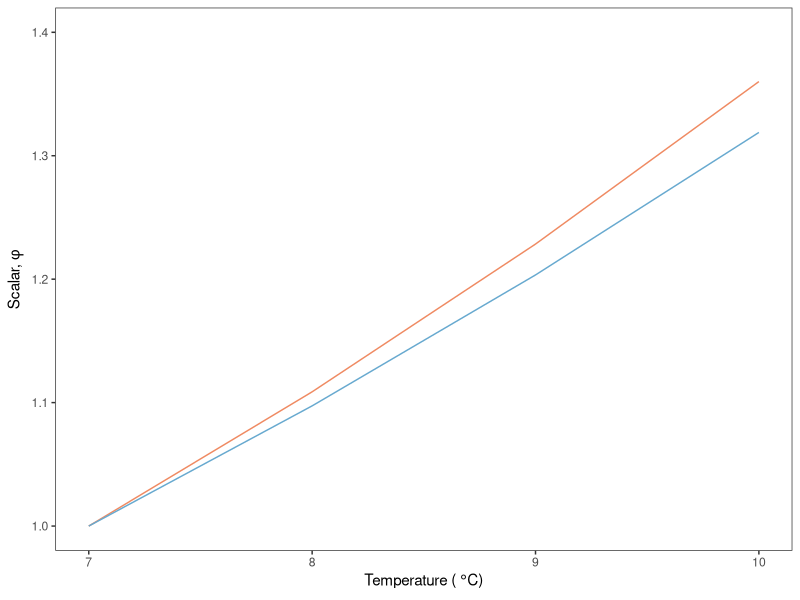
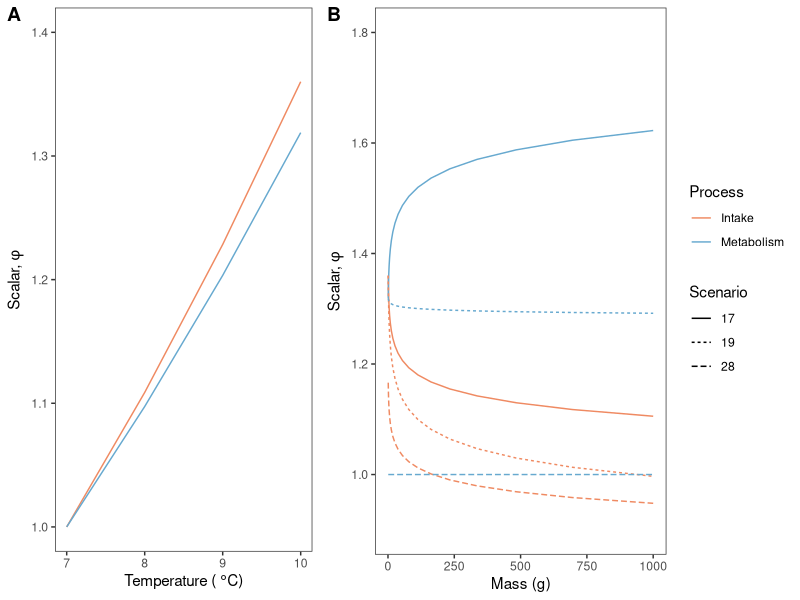
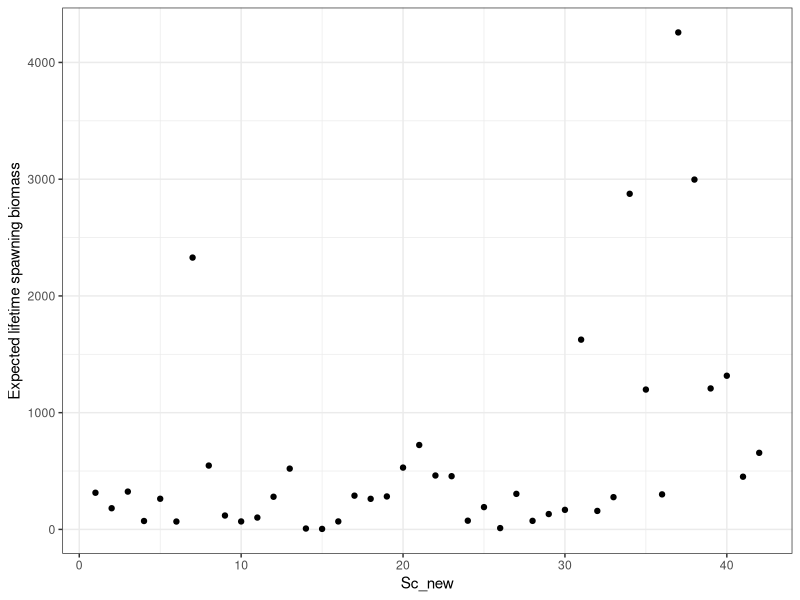
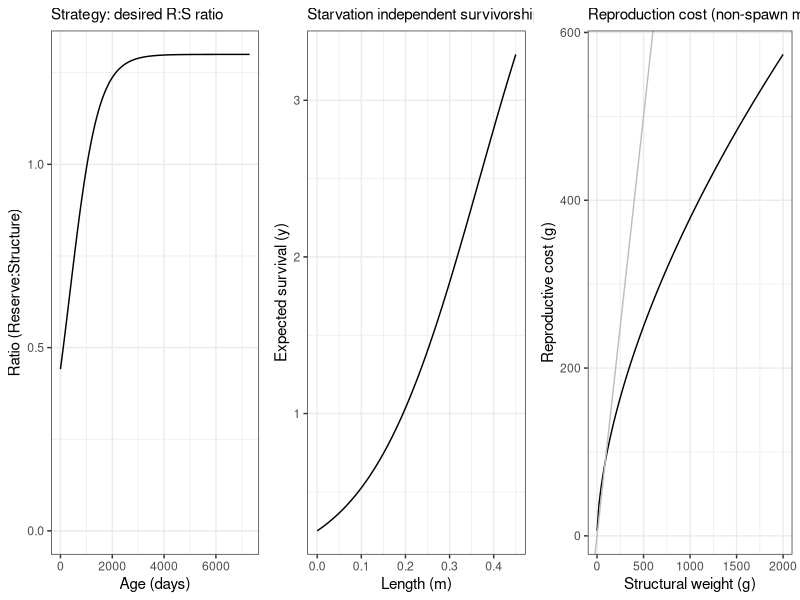
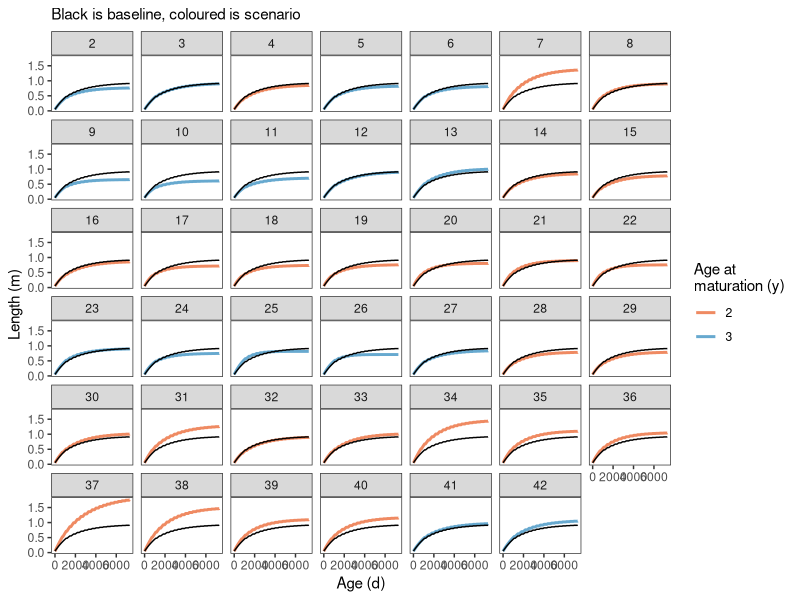
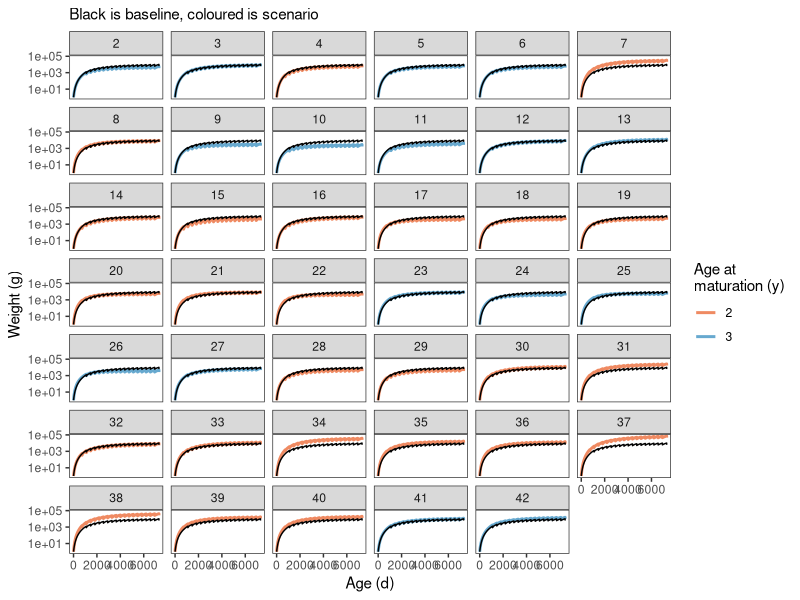
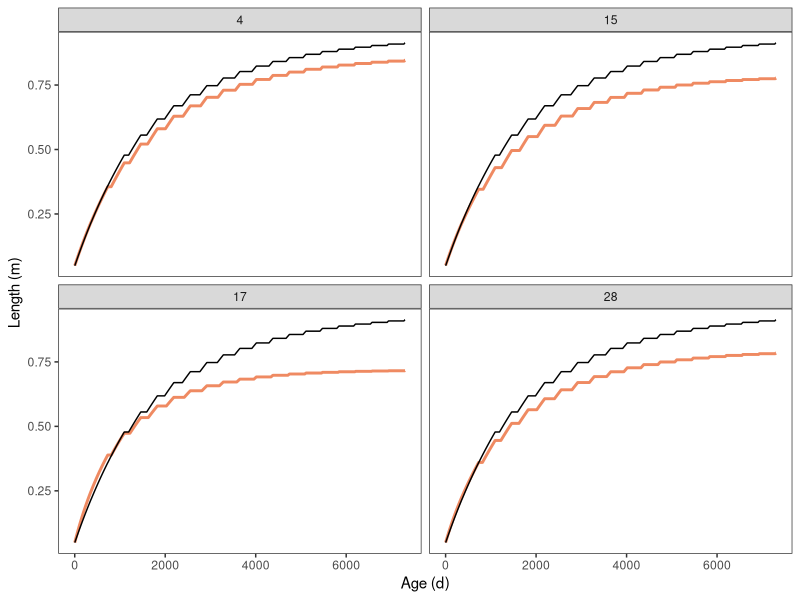
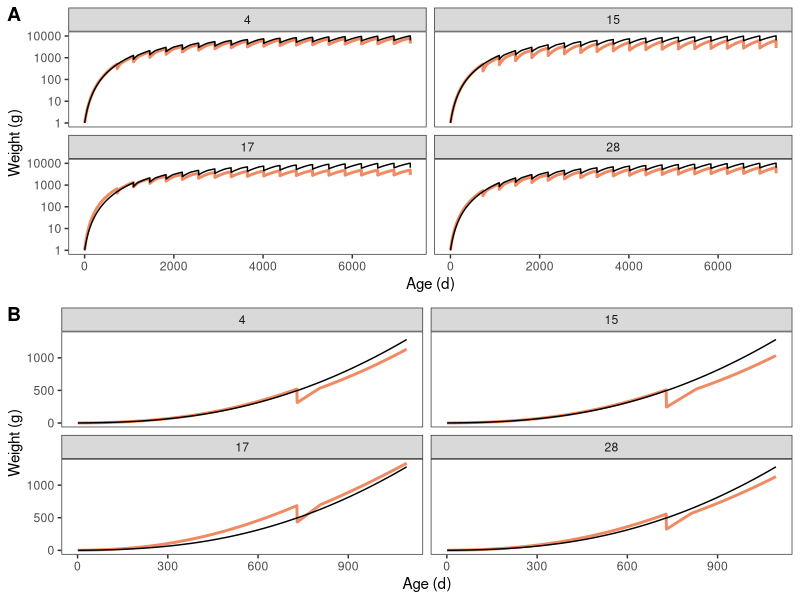

Write R code to recreate these figures, in order.
## ---- chunk 1
rm(list = ls()) # clear memory

library(tidyverse)
library(tibble)
library(ggplot2)
library(cowplot)
library(tidyr)
## ---- chunk 2
# Reserve:Structure ratio 
RSRatio <- function(age) {
  tmp <- rs1*(age-a_bar)
  tmp <- max(tmp, -20) # bound below
  tmp <- min(tmp,  20) # bound above

  return(rs_min + (rs_max - rs_min)*exp(tmp) / (1.0 + exp(tmp)))
} 

# Predator length [m]
predatorLength <- function(S) {
  return((S/l_const)^(1/3.0)) # assumes invariant growth
} 

# Mortality rate [d-1]
mortProb <- function(l) {
  m_rate <- m_min + (m_max-m_min)*exp(-m1*l) # instantaneous mortality rate
  return(1.0 - exp(-m_rate)) # probability die per day
} 

# intake rate [d d-1] 
# Egle - extended to include temperature
grossIntake <- function(S) {
  Eiscalar <- exp((-Ei/k)*(1/Temp-1/Tref))
  
  return((g0*S^g1)*Eiscalar*S^(ci*(Temp-Tref)))
}

# DEB maintenance version [g d-1 g-1]
# Egle - extended to include temperature
maintenance <- function(S, R) {
  Emscalar <- exp((-Em/k)*(1/Temp-1/Tref))
  
  # return((ms*S + mr*w*R)*Emscalar*(S+R)^(cm*(Temp-Tref)))
  return((ms*S + mr*R)*Emscalar*(S+R)^(cm*(Temp-Tref)))
}

# Energetic reproductive cost
reproCost <- function(S) {
  return(ra*S^rb)
}

# scaling factor
phi <- function(Temp, Tref, m, x) {
  if (x == "I") { # Intake
    Eiscalar <- exp((-Ei/k)*(1/Temp-1/Tref))
    Val      <- Eiscalar * m^(ci*(Temp - Tref))
  } else { # Maintenance
    Emscalar <- exp((-Em/k)*(1/Temp-1/Tref))
    Val      <- Emscalar * m^(cm*(Temp - Tref))
  }
  
  return(Val)
}
## ---- chunk 3
# Model parameters for the baseline zero fishing scenario 
max_age_years <- 20      # years of simulation
max_age_days  <- 365*max_age_years # (d)

rs_max  <- 1.3           # maximum RS ratio
rs_min  <- 0.0           # minimum RS ratio

# length-weight conversion: 
l_const <- 1250/(0.60^3) # (g m-1) num = weight (g), denom = length (m)
# length-weight conversion uses weight of S only and assumes that 
# 1250g of S weight (ca 3000g of total) corresponds to 60cm long fish

g0      <- 0.1           # intake rate constant: intake when structural weight
                         #   is 1 g (g d-1), includes assimilation efficiency 
g1      <- 0.6667        # power to uptake rate with S weight

ms      <- 0.003         # maintenance cost of structural mass (g d-1 g-1)
mr      <- 0.0003        # maintenance cost of reversible mass (g d-1 g-1)  

s_eff   <- 0.3333        # conv. efficiency of assimilated intake to structure
r_eff   <- 0.9           # conv. efficiency of assimilated intake to reversible

# Reproductive cost function 
ra      <- 6             # reprod cost for 1 g of struct weight: (g g-1)
rb      <- 0.6           # reprod cost power w.r.t. structural weight

# Mortality parameters 
#m_min   <- 0.2/365      # background mortality rate (d-1) 

# m1                    # steepness of the length-dependent mortality rate
m_max   <- 4/365        # max length-dependent mortality rate (d-1)

s1      <- 7.0          # steepness of the condition related mortality rate
s_max   <- 4/365        # maximum condition related rate (d-1) [when R = 0]

 #Fishing mortality parameters 
# Egle - F changed to 0
Fm   <- 0               # Instantaneous fishing mortality (day-1)
Fmid <- 0.3             # length (in meters) of the 50% fishing selectivity
Fk   <- 20              # steepness of the logistic fishing function 

# Egle - temperature parameters added 

# These are important - we are looking at growth changes after 3C of warming
Temp <- 283              # ambient temperature, in Kelvin
Tref <- 280              # reference temperature, in Kelvin
k    <- 0.00008617332    # Boltzman constant 
## ---- chunk 4
#different scenarios with already optimised parameters (in excel)  
scen_par <- read.csv(file="Scenarios3.csv", header=TRUE, sep=",",
  dec=".") 
nscen <- length(scen_par$Sc)

scen_used <- read.csv(file="FinalScenarioNos.csv", header=FALSE, fileEncoding="UTF-8-BOM", sep=",",
  dec=".") 
names(scen_used) <- "Sc_int"
# number of scenarios
scen_used <- scen_used %>%
  mutate(Sc = paste("Sc", as.character(Sc_int), sep = ""))
nscen_used <- length(scen_used$Sc)
scen_used$Sc_new <- 1:nrow(scen_used)

# create global scenario variables extracted from scenario 
Em <- 0.0
Ei <- 0.0
cm <- 0.0
ci <- 0.0
m1 <- 0.0
m_min <- 0.0
# create global optimal LH-variables extracted from scenario 
rs1   <- 0.0
a_bar <- 0.0
w     <- 0.0

GetScenario <- function(Sc) {
  rw <- which(scen_par$Sc == Sc)
  
  Em <<- scen_par$Em[rw[1]]
  Ei <<- scen_par$Ei[rw[1]]
  cm <<- scen_par$cm[rw[1]]
  ci <<- scen_par$ci[rw[1]]
  m1 <<- scen_par$m1[rw[1]]
  m_min <<- scen_par$m_min[rw[1]]
  
  rs1   <<- scen_par$rs1[rw[1]]
  a_bar <<- scen_par$a_bar[rw[1]]
  w     <<- scen_par$w[rw[1]]

  return(length(rw) == 0) # found a valid scenario
}

GetScenario_new <- function(Sc_new) {
  rw <- which(scen_par$Sc == scen_used$Sc[Sc_new])
  
  Em <<- scen_par$Em[rw[1]]
  Ei <<- scen_par$Ei[rw[1]]
  cm <<- scen_par$cm[rw[1]]
  ci <<- scen_par$ci[rw[1]]
  m1 <<- scen_par$m1[rw[1]]
  m_min <<- scen_par$m_min[rw[1]]
  
  rs1   <<- scen_par$rs1[rw[1]]
  a_bar <<- scen_par$a_bar[rw[1]]
  w     <<- scen_par$w[rw[1]]

  return(length(rw) == 0) # found a valid scenario
}
## ---- chunk 5
# This code turns off selection and uses the base-line allocation strategy 
#   for all scenarios

# do_not_optimise_new <- c(4,15,17,28)
# do_not_optimise_old <- scen_used$Sc_int[do_not_optimise_new]

## if you want to run scnenarios without life-history optimisation, uncomment lines below
# do_not_optimise_old <- 2:nrow(scen_par)
# scen_par$rs1[do_not_optimise_old] <- scen_par$rs1[1]
# scen_par$a_bar[do_not_optimise_old] <- scen_par$a_bar[1]
# scen_par$w[do_not_optimise_old] <- scen_par$w[1]
## ---- chunk 6
GetScenario_new(17)

TC     <- 7:10
Temp_v <- TC + 273

# Egle - extended to include temperature
Eiscalar_v <- exp((-Ei/k)*(1/Temp_v-1/Tref))
Emscalar_v <- exp((-Em/k)*(1/Temp_v-1/Tref))

df_temperature <- tibble(
  Temperature = TC,
	Intake      = Eiscalar_v,
	Metabolism  = Emscalar_v
) %>%
gather(key = "Process", value = "Scalar", 2:3)

p1 <- ggplot(df_temperature) +
	geom_line(aes(x = Temperature, y = Scalar, color = Process)) +
  scale_color_manual(values = c("#ef8a62","#67a9cf")) +
  ylim(1,1.4) +
  labs(
    x = expression("Temperature ("*~degree*C*")"),
    y = expression("Scalar, "*phi)) +
  theme_bw() +
  theme(
    panel.grid = element_blank(),
    legend.position = "none")
p1
## ---- chunk 7
mass_min <- 1    # minimum mass to plot (g)
mass_max <- 1000 # maximum mass to plot (g)
mass_n   <- 20   # masses to plot

m <- mass_min*((mass_max/mass_min)^((1:mass_n - 1)/(mass_n-1)))

scenarios <- c(17, 19, 28) # original scenario

v_scen <- NULL
v_type <- NULL
v_mass <- NULL
v_phi  <- NULL

for (i in scenarios) {
  GetScenario_new(i)
  
  v_scen <- c(v_scen, rep(i, mass_n))
  v_type <- c(v_type, rep("Intake", mass_n))
  v_mass <- c(v_mass, m)
  v_phi  <- c(v_phi, phi(Temp, Tref, m, "I"))
  
  v_scen <- c(v_scen, rep(i, mass_n))
  v_type <- c(v_type, rep("Metabolism", mass_n))
  v_mass <- c(v_mass, m)
  v_phi  <- c(v_phi, phi(Temp, Tref, m, "M"))
}

df_phi <- tibble(
    Sc = v_scen, type = v_type, mass = v_mass, phi = v_phi
  ) %>% mutate(
    grp = paste(Sc, type, sep = "_")
  )
## ---- chunk 8
p2 <- ggplot(df_phi) +
  scale_color_manual(values = c("#ef8a62","#67a9cf")) +
  geom_line(aes(x = mass, y = phi, color = type, 
    linetype = factor(Sc), group = grp)) +
  labs(
    x = "Mass (g)", y = expression("Scalar, "*phi), 
    color = "Process", linetype = "Scenario") +
  ylim(0.9,1.8) +
  theme_bw() +
  theme(panel.grid = element_blank())
## ---- chunk 9
plot_grid(p1, p2, labels = c("A", "B"), rel_widths = c(1,1.5))
## ---- chunk 10
# useful age-dependent values
Res               <- array(data=0,c(max_age_years,365, nscen_used))
Str               <- array(data=0,c(max_age_years,365, nscen_used))
dayIntake         <- array(data=0,c(max_age_years,365, nscen_used))
dayMaintenance    <- array(data=0,c(max_age_years,365, nscen_used))
dayNetIntake      <- array(data=0,c(max_age_years,365, nscen_used))
dayLambda         <- array(data=0,c(max_age_years,365, nscen_used))
dayPredatorLength <- array(data=0,c(max_age_years,365, nscen_used))
daySurvival       <- array(data=0,c(max_age_years,365, nscen_used))
yearSpawn         <- array(data=0,c(max_age_years, nscen_used))
yearRepCost       <- array(data=0,c(max_age_years, nscen_used))
yearFitness       <- array(data=0,c(max_age_years, nscen_used))
natmortality      <- array(data=0,c(max_age_years,365, nscen_used))
fishmortality     <- array(data=0,c(max_age_years,365, nscen_used))
dayGrowth         <- array(data=0,c(max_age_years,365, nscen_used))
relGrowth         <- array(data=0,c(max_age_years,365, nscen_used))
strGrowth         <- array(data=0,c(max_age_years,365, nscen_used))

for (aa in 1: nscen_used) { # aa is the scenario number
  a1 <- which(scen_par$Sc == scen_used$Sc[aa])[1]
  # extract scenario patrameters and optimal LH
  Em <- scen_par$Em[a1]
  Ei <- scen_par$Ei[a1] 
  cm <- scen_par$cm[a1]
  ci <- scen_par$ci[a1] 
  m1 <- scen_par$m1[a1]
  m_min <- scen_par$m_min[a1]
  
  Eiscalar <- exp((-Ei/k)*(1/Temp-1/Tref))
  Emscalar <- exp((-Em/k)*(1/Temp-1/Tref))
  
  rs1   <- scen_par$rs1[a1]  
  a_bar <- scen_par$a_bar[a1]
  w     <- scen_par$w[a1]
  
  # set initial weight
  S0 <- 1             # initial weight 
  R0 <- S0*RSRatio(0) # enforce correct initial reserve-structural ratio
  S0 <- 1/(1+RSRatio(0))
  R0 <- RSRatio(0) *S0

	# set day 1 year 1 mass
  Res[1,1,aa] <- R0
  Str[1,1,aa] <- S0

  daySurvival[1,1,aa] <- 1.0 # initially all individuals are alive  

  # perform the simulation
  for (yr in 1:max_age_years) { # for each year
     for (day in 1:364) { # for each day
      Rstart <- Res[yr,day,aa] # starting mass (reserve)
      Sstart <- Str[yr,day,aa] # starting mass (structure)
    
      # calc length using str
      dayPredatorLength[yr,day,aa] <- (Sstart/l_const)^(1/3.0) 
      fish_mort <- Fm / (1+exp(-Fk*(dayPredatorLength[yr,day,aa]-Fmid)))
      mort_rate <- m_min + 
      	(m_max-m_min)*exp(-m1*dayPredatorLength[yr,day,aa]) + # predation
        s_max*exp(-s1*Rstart/Sstart)   +                      # starve
        fish_mort                                             # fishing
      
      fishmortality[yr,day+1,aa] <- fish_mort   
      mort_prob <- 1.0 - exp(-mort_rate) # probability die this day
      # prob alive
      daySurvival[yr,day+1,aa] <- (1-mort_prob)*daySurvival[yr,day,aa] 
      natmortality[yr,day+1,aa] <- m_min + 
      	(m_max-m_min)*exp(-m1*dayPredatorLength[yr,day,aa]) + # predation
        s_max*exp(-s1*Rstart/Sstart)                          # starve

      # temperature-dependent intake
      intake <- g0*Sstart^g1 * 
      	Eiscalar * Sstart^(ci*(Temp-Tref))
    
      respiration <- (ms*Sstart + mr*Rstart) * 
      	Emscalar * (Sstart + Rstart)^(cm*(Temp-Tref)) # (g d-1)
      net_intake  <- intake - respiration             # (g d-1)

      dayIntake[yr, day,aa]      <- intake
      dayMaintenance[yr, day,aa] <- respiration
      dayNetIntake[yr, day,aa]   <- net_intake
      age                        <- 365*(yr-1) + day # age of animal (days)
      
      # add bounds to prevent numerical issues when calculating lambda
      tmp <- rs1*(age-a_bar)
      tmp <- max(tmp, -20) # bound below
      tmp <- min(tmp,  20) # bound above
      dayLambda[yr, day,aa] <- rs_min + (rs_max - rs_min)*exp(tmp) /
        (1.0 + exp(tmp)) # RS ratio = strategy
    
      if (net_intake >= 0) {
        dR <- r_eff*net_intake # maximum R allocation
        dS <- s_eff*net_intake # maximum S allocation
        # use Lambdamax instead of dayLambda and set w=1  
        if (dayLambda[yr, day,aa]*Sstart > Rstart) { # need to bump up reserves
          r_take <- min(dayLambda[yr, day,aa]*Sstart - Rstart, dR) 
          Rstart <- Rstart + r_take
          net_intake <- net_intake - r_take/r_eff
        } else { # need to bump up structure
          s_take <- min(Rstart/dayLambda[yr, day,aa] - Sstart, dS) 
          Sstart <- Sstart + s_take
          net_intake <- net_intake - s_take/s_eff
        }
        
        # partition remaining mass to keep desired ratio
        Res[yr,day+1,aa] <- Rstart + dayLambda[yr, day,aa] * r_eff * s_eff *
        	net_intake / (r_eff + dayLambda[yr, day,aa]*s_eff) 
        Str[yr,day+1,aa] <- Sstart + r_eff*s_eff*net_intake / 
        	(r_eff +     dayLambda[yr, day,aa]*s_eff)       
      } else {
      	# what should be taken from R given the conversion inefficiencies 
        dR <- (1/r_eff)*net_intake 
        newR <- (Rstart + dR)
        if (newR < 0) {
          newR <- 0
        }
     
        Res[yr,day+1,aa] <- newR
        Str[yr,day+1,aa] <- Sstart
      }  

      # percentage change in weight over the day
      Growth <- (Res[yr,day+1,aa]+Str[yr,day+1,aa]) -
      	(Res[yr,day,aa]+Str[yr,day,aa]) 
      percGrowth           <- (Growth/(Res[yr,day,aa]+Str[yr,day,aa])) * 100
      sGrowth              <- Growth/Str[yr,day,aa] * 100
      dayGrowth[yr,day,aa] <-  Growth
      relGrowth[yr,day,aa] <- percGrowth
      strGrowth[yr,day,aa] <- sGrowth
    }

    dayPredatorLength[yr,365,aa] <- dayPredatorLength[yr,364,aa]
    dayGrowth[yr,365,aa]         <- dayGrowth[yr,364,aa]
    relGrowth[yr,365,aa]         <- relGrowth[yr,364,aa]
    strGrowth[yr,365,aa]         <- strGrowth[yr,364,aa]

    # perform spawning
    repro_cost <- ra*Str[yr,365,aa]^rb # fixed cost of reproduction
    # spawning mass after cost
    spawn_mass <- max(0, w*Res[yr,365,aa] - repro_cost) 
  
    if (spawn_mass > 0) { # enough to spawn?
      Res[yr,365,aa]     <- Res[yr,365,aa] - spawn_mass - repro_cost
      yearSpawn[yr,aa]   <- spawn_mass
      yearRepCost[yr,aa] <- repro_cost
      yearFitness[yr,aa] <- spawn_mass*daySurvival[yr,365,aa]
    } 
  
    if (yr < max_age_years) {
      Str[yr+1,1,aa]         <- Str[yr,365,aa]
      Res[yr+1,1,aa]         <- Res[yr,365,aa]
      daySurvival[yr+1,1,aa] <- daySurvival[yr,365,aa]
      natmortality[yr+1,1,aa]  <- natmortality[yr,365,aa]
      fishmortality[yr+1,1,aa]  <- fishmortality[yr,365,aa]
    }
  }
}
## ---- chunk 11
## Fitnesses of all scenarios
v_LifetimeFitness <- apply(yearFitness, 2, sum) # expected life-time fitness
df_LifetimeFitness <- tibble(
	Sc = scen_used$Sc,
	LifetimeFitness = v_LifetimeFitness
) %>%
left_join(scen_used, by = "Sc")

ggplot(df_LifetimeFitness) +
	geom_point(aes(x = Sc_new, y = LifetimeFitness)) +
	theme_bw() +
	labs(y = "Expected lifetime spawning biomass") +
	theme()
## ---- chunk 12
param_value <- NULL
param_type  <- NULL
age         <- NULL
scenario    <- NULL
baseline    <- NULL

#if plotting for first 8 years uncomment this
#max_age_years <- 8

# calculate year of maturation
maturation_age <- rep(1, nscen_used)
for (i in 1:nscen_used) {
  for (j in 1:max_age_years) {
   	if (yearSpawn[j,i] == 0) {
   	  maturation_age[i] <- maturation_age[i] + 1
   	}
  }
}

# create some useful summary statistics
scen_par <- scen_par %>%
	mutate(
		Em_gt_Ei = Em > Ei,
		cm_gt_ci = cm > ci
	)

df_scenario <- tibble(
  scenario = scen_used$Sc_int,
	maturation_age = maturation_age
)
df_scenario$Em_gt_Ei <- scen_par$Em_gt_Ei[scen_used$Sc_int]
df_scenario$cm_gt_ci <- scen_par$cm_gt_ci[scen_used$Sc_int]
df_scenario$m1 <- scen_par$m1[scen_used$Sc_int]
df_scenario$m1 <- factor(df_scenario$m1)

# create a large age-length relation for each scenario
for (aa in 1: nscen_used) { # for each scenario
  for (yr in 1:max_age_years) { # for each year
    param_value <- c(param_value, dayPredatorLength[yr, ,aa]) # save reserves
    age         <- c(age, 1:365 + 365*(yr-1))            # add next year
    param_type  <- c(param_type, rep("Reversible", 365)) # add parameter
    scenario    <- c(scenario, rep(scen_used$Sc_int[aa],365))              # add scenario
  }
}

# place values into a data frame
df_length <- tibble(
	age = age, 
	type = param_type, 
	value = param_value, 
	scenario = scenario
) %>%
left_join(df_scenario, by = "scenario")

df_length$maturation_age <- factor(df_length$maturation_age)

# create a reference data set and scenario data set
df_baseline <- filter(df_length, scenario == "1") %>%
	dplyr::select(-scenario)
df_other    <- filter(df_length, scenario != "1")
names(df_other)[4] <- "Sc_int"
df_other <- left_join(df_other, scen_used, by = "Sc_int")

rm(df_length) # don't need this now
## ---- chunk 13
# bounds for plotting
l_min   <- 0.0           # minimum length for plotting (m)
l_max   <- 0.45          # maximum length for plotting (m)
w_min   <- 1             # minimum mortality rate for plotting (d-1)
w_max   <- 2000          # maximum mortality rate for plotting (d-1)
  
# prepare data frame to display RS ratio
res <- GetScenario_new(1)

vec_age <- seq(from = 0, to = max_age_days, by = 1)
df_RS   <- tibble(
	Age = vec_age, 
	RSratio = sapply(vec_age, FUN = RSRatio)
)

p1 <- ggplot(df_RS, aes(x = Age, y = RSratio)) + 
	geom_line() + 
  ylim(0,rs_max) + 
	labs(
	  x = "Age (days)", 
	  y = "Ratio (Reserve:Structure)", 
    subtitle = "Strategy: desired R:S ratio"
	) +
  theme_bw()
## ---- chunk 14
# prepare data frame to display survival curve
vec_length <- seq(from = l_min, to = l_max, length.out = 101)
df_Length <- tibble(
	Length = vec_length, 
	Prob = mortProb(vec_length)
)
df_Length <- mutate(df_Length, Survive_Y = 1.0/(Prob*365.0))


p2 <- ggplot(df_Length, aes(x = Length, y = Survive_Y)) + 
	geom_line() + 
	labs(
	  x = "Length (m)", 
	  y = "Expected survival (y)", 
    subtitle = "Starvation independent survivorship"
	) +
	theme_bw()
## ---- chunk 15
# prepare data frame to display reproductive costs
vec_weight <- seq(from = w_min, to = w_max, length.out = 101)
df_weight <- tibble(
	Weight = vec_weight, 
	Cost = reproCost(vec_weight)
)

p3 <- ggplot(df_weight, aes(x = Weight, y = Cost)) + 
	geom_line() + 
  geom_abline(intercept = 0, slope = 1, color = "grey") +
	labs(
	  x = "Structural weight (g)", 
	  y = "Reproductive cost (g)", 
    subtitle = "Reproduction cost (non-spawn mass)"
	) +
	theme_bw()
## ---- chunk 16
plot_grid(p1, p2, p3, ncol = 3)
## ---- chunk 17
param_value <- NULL
param_type  <- NULL
age         <- NULL
scenario    <- NULL
baseline    <- NULL

# create a large age-length relation for each scenario
for (aa in 1: nscen_used) { # for each scenario
  for (yr in 1:max_age_years) { # for each year
    param_value <- c(param_value, Str[yr, ,aa] + Res[yr, , aa]) # save reserves
    age         <- c(age, 1:365 + 365*(yr-1))            # add next year
    param_type  <- c(param_type, rep("Mass", 365)) # add parameter
    scenario    <- c(scenario, rep(scen_used$Sc_int[aa],365))              # add scenario
  }
}

# place values into a data frame
df_mass <- tibble(
	age = age, 
	type = param_type, 
	value = param_value, 
	scenario = scenario
) %>%
left_join(df_scenario, by = "scenario")

df_mass$maturation_age <- factor(df_mass$maturation_age)

# create a reference data set and scenario data set
df_baseline_mass <- filter(df_mass, scenario == "1") %>%
	dplyr::select(-scenario)
df_other_mass    <- filter(df_mass, scenario != "1")
names(df_other_mass)[4] <- "Sc_int"
df_other_mass <- left_join(df_other_mass, scen_used, by = "Sc_int")
rm(df_mass) # don't need this now
## ---- chunk 18
# colour by age at maturation
ggplot() + 
  scale_color_manual(values = c("#ef8a62","#67a9cf")) +
  geom_line(data = df_other, 
  	aes(x = age, y = value, color = maturation_age), size = 1) +
  geom_line(data = df_baseline, 
  	aes(x = age, y = value), color = "black", size = 0.5) + 
  labs(
  	x ="Age (d)",
	  y = "Length (m)",
  	color = "Age at\nmaturation (y)",
  	subtitle = "Black is baseline, coloured is scenario"
  ) + 
	# scale_y_log10() +
  facet_wrap( ~ Sc_new) +   
  theme_bw() + 
  theme(
    panel.grid.major = element_blank(), 
    panel.grid.minor = element_blank()
  )
## ---- chunk 19
# colour by age at maturation
ggplot() + 
  scale_color_manual(values = c("#ef8a62","#67a9cf")) +
  geom_line(data = df_other_mass, 
  	aes(x = age, y = value, color = maturation_age), size = 1) +
  geom_line(data = df_baseline_mass, 
  	aes(x = age, y = value), color = "black", size = 0.5) + 
  labs(
  	x ="Age (d)",
	  y = "Weight (g)",
  	color = "Age at\nmaturation (y)",
  	subtitle = "Black is baseline, coloured is scenario"
  ) + 
	scale_y_log10() +
  facet_wrap( ~ Sc_new, ncol = 6) +   
  theme_bw() + 
  theme(
    panel.grid.major = element_blank(), 
    panel.grid.minor = element_blank()
  )
## ---- chunk 20
# colour by age at maturation
ggplot() + 
  scale_color_manual(values = c("#ef8a62","#67a9cf")) +
  geom_line(data = filter(df_other, Sc_new %in% c(4,15,17,28)),
  	aes(x = age, y = value, color = maturation_age), size = 1) +
  geom_line(data = df_baseline, 
  	aes(x = age, y = value), color = "black", size = 0.5) + 
  labs(
  	x ="Age (d)",
	  y = "Length (m)",
  	color = "Age at\nmaturation (y)"
  ) + 
	# scale_y_log10() +
  facet_wrap( ~ Sc_new) +   
  theme_bw() + 
  theme(
    panel.grid.major = element_blank(), 
    panel.grid.minor = element_blank(),
    legend.position = "none"
  )
## ---- chunk 21
# colour by age at maturation
p1 <- ggplot() + 
  scale_color_manual(values = c("#ef8a62","#67a9cf")) +
  geom_line(data = filter(df_other_mass, Sc_new %in% c(4,15,17,28)),
  	aes(x = age, y = value, color = maturation_age), size = 1) +
  geom_line(data = df_baseline_mass, 
  	aes(x = age, y = value), color = "black", size = 0.5) + 
  labs(
  	x ="Age (d)",
	  y = "Weight (g)",
  	color = "Age at\nmaturation (y)"
  ) + 
	scale_y_log10() +
  facet_wrap( ~ Sc_new) +   
  theme_bw() + 
  theme(
    panel.grid.major = element_blank(), 
    panel.grid.minor = element_blank(),
    legend.position = "none"
  )

# colour by age at maturation
p2 <- ggplot() + 
  scale_color_manual(values = c("#ef8a62","#67a9cf")) +
  geom_line(data = filter(df_other_mass, Sc_new %in% c(4,15,17,28), age < 3*365),
  	aes(x = age, y = value, color = maturation_age), size = 1) +
  geom_line(data = filter(df_baseline_mass, age < 3*365),
  	aes(x = age, y = value), color = "black", size = 0.5) + 
  labs(
  	x ="Age (d)",
	  y = "Weight (g)",
  	color = "Age at\nmaturation (y)"
  ) + 
  facet_wrap( ~ Sc_new) +   
  theme_bw() + 
  theme(
    panel.grid.major = element_blank(), 
    panel.grid.minor = element_blank(),
    legend.position = "none"
  )

plot_grid(p1, p2, labels = c("A", "B"), ncol = 1)
## ---- chunk 22
# colour by age at maturation
ggplot() + 
  geom_line(data = df_other_mass, 
  	aes(x = age, y = value, color = maturation_age), size = 1) +
  geom_line(data = df_baseline_mass, 
  	aes(x = age, y = value), color = "black", size = 0.5) + 
  labs(
  	x ="Age (d)",
	  y = "Mass (g)",
  	color = "Age at\nmaturation (y)",
  	subtitle = "Black is baseline, coloured is scenario"
  ) + 
	# scale_y_log10() +
  facet_wrap( ~ Sc_new) +   
  theme_bw() + 
  theme(
    panel.grid.major = element_blank(), 
    panel.grid.minor = element_blank()
  )
## ---- chunk 23
# colour by Em > Ei
ggplot() + 
  geom_line(data = df_other, 
  	aes(x = age, y = value, color = Em_gt_Ei), size = 1) +
  geom_line(data = df_baseline, 
  	aes(x = age, y = value), color = "black", size = 0.5) + 
  labs(
  	x ="Age (d)",
	  y = "Length (m)",
  	color = "Em > Ei",
  	subtitle = "Black is baseline, coloured is scenario"
  ) + 
  facet_wrap( ~ Sc_new) +   
	# scale_y_log10() +
  theme_bw() + 
  theme(
    panel.grid.major = element_blank(), 
    panel.grid.minor = element_blank()
  )
## ---- chunk 24
# colour by cm > ci
ggplot() + 
  geom_line(data = df_other, 
  	aes(x = age, y = value, color = cm_gt_ci), size = 1) +
  geom_line(data = df_baseline, 
  	aes(x = age, y = value), color = "black", size = 0.5) + 
	# scale_y_log10() +
  labs(
  	x ="Age (d)",
	  y = "Length (m)",
  	color = "cm > ci",
  	subtitle = "Black is baseline, coloured is scenario"
  ) + 
  facet_wrap( ~ Sc_new) +   
  theme_bw() + 
  theme(
    panel.grid.major = element_blank(), 
    panel.grid.minor = element_blank()
  )
## ---- chunk 25
# colour by m1
ggplot() + 
  geom_line(data = df_other, 
  	aes(x = age, y = value, color = m1), size = 1) +
  geom_line(data = df_baseline, 
  	aes(x = age, y = value), color = "black", size = 0.5) + 
  labs(
  	x ="Age (d)",
	  y = "Length (m)",
  	color = "m1",
  	subtitle = "Black is baseline, coloured is scenario"
  ) + 
	# scale_y_log10() +
  facet_wrap( ~ Sc_new) +   
  theme_bw() + 
  theme(
    panel.grid.major = element_blank(), 
    panel.grid.minor = element_blank()
  )
## ---- chunk 26
# 1 - juvenile growth - as length and Wgt after 1 and 2 years
Length_1y <- dayPredatorLength[1,364,]*100
Length_2y <- dayPredatorLength[2,364,]*100

Wgt_1y <- Str[1,364,] + Res[1,364,]
Wgt_2y <- Str[2,364,] + Res[2,364,]

# 2 - maturation age in years
matur_age <- rep(NA, times = nscen_used)
for (i in 1:nscen_used) {
  matur_age[i] <- min(which(yearSpawn[ ,i] > 0))
}

# 3 - maturation length 
matur_length <- rep(NA, times = nscen_used)
for (i in 1:nscen_used) {
  matur_length[i] <- dayPredatorLength[matur_age[i],364,i]*100
}

# 4 - adults size - Length and weight at 8, 10, 15y 
Length_5y  <- dayPredatorLength[5,364,  ]*100
Length_8y  <- dayPredatorLength[8,364,  ]*100
Length_10y <- dayPredatorLength[10,364, ]*100
Length_15y <- dayPredatorLength[15,364, ]*100
Length_20y <- dayPredatorLength[20,364, ]*100

Wgt_5y  <- Str[5,364,  ] + Res[5, 364, ]
Wgt_8y  <- Str[8,364,  ] + Res[8, 364, ]
Wgt_10y <- Str[10,364, ] + Res[10,364, ]
Wgt_15y <- Str[15,364, ] + Res[15,364, ]
Wgt_20y <- Str[20,364, ] + Res[20,364, ]

# 5 - reproductive output at first reproduction and in year 3
first_spawn <- rep(NA, times = nscen_used)
for (i in 1:nscen_used) {
  first_spawn[i] <- yearSpawn[matur_age[i],i]
}

spawn_year3 <- yearSpawn[3, ]

# total fitness 
totalFitness <- apply(yearFitness, 2, sum) 

# combine into one dataframe
result_data <- as.data.frame(cbind(
	Length_1y, Length_2y, Length_5y, Length_8y, Length_10y, Length_15y, Length_20y,
	matur_length, matur_age, 
	Wgt_1y, Wgt_2y,Wgt_5y, Wgt_8y, Wgt_10y, Wgt_15y, Wgt_20y, 
	first_spawn, spawn_year3, totalFitness)
)

result_scaled <- result_data
for (i in 1:ncol(result_scaled)) {
  for (j in 2:nrow(result_scaled)) {
    result_scaled[[i]][j] <- 	result_scaled[[i]][j] / result_scaled[[i]][1]
  }
}

ratio_names <- names(result_scaled)

result_scaled$scenario <- scen_used$Sc_int

result_scaled <- result_scaled %>%
	left_join(df_scenario, by = "scenario")

plot_scaled <- gather(result_scaled, key = "Parameter", 
  value = "Ratio", 1:(length(ratio_names))) %>%
	filter(scenario != 1)

plot_scaled$Parameter <- factor(plot_scaled$Parameter,
	levels = ratio_names)

plot_scaled$scenario <- factor(plot_scaled$scenario)

#write.csv(result_scaled, file = "result_scaled.csv")
## ---- chunk 27
df_plot <- scen_par %>%
  filter(Sc %in% scen_used$Sc) %>%
  arrange(Sc)

df_scenario <- df_scenario %>% 
  mutate(Sc = paste("Sc", as.character(scenario), sep = "")) %>%
  arrange(Sc)

df_plot$maturation_age <- factor(df_scenario$maturation_age)

# create some useful summary statistics
df_plot <- df_plot %>%
	mutate(
		Em_gt_Ei = ifelse(Em == Ei, "eq", 
		  ifelse(Em > Ei, "gt", "lt")),
		cm_gt_ci = ifelse(cm == ci, "AM=AI", 
		  ifelse(cm > ci, "AM>AI", "AM<AI")),
	  m1_F = ifelse(m1 == 8, "=8", 
	    ifelse(m1 >8, ">8", "<8"))
	)

df_plot$Em_gt_Ei <- factor(df_plot$Em_gt_Ei, 
  levels = c("lt", "eq", "gt"))
df_plot$cm_gt_ci <- factor(df_plot$cm_gt_ci, 
  levels = c("AM<AI", "AM=AI", "AM>AI"))
df_plot$m1_F <- factor(df_plot$m1_F, 
  levels = c("<8", "=8", ">8"))

p1 <- ggplot(df_plot) +
  scale_shape_manual(values = c(1,19)) +
  scale_size_manual(values = c(1,2,4)) +
  scale_color_manual(values = c("#1b9e77", "#d95f02", "#7570b3")) +
  geom_point(aes(x = a_bar, y = w, color = cm_gt_ci, 
    shape = maturation_age, size = m1_F)) +
  labs(
    x = "Age (days) at 50% allocation to R pool", 
    y = "Proportion of reserves allocated to reproduction, w",
    shape = "Age at\nmaturity (y)",
    color = "Size\nscaling",
    size = "Length-dependent\nvulnerability, zP"
  ) + 
  theme_bw() + 
  theme(
    legend.position="none",
    panel.grid.major = element_blank(), 
    panel.grid.minor = element_blank()
  )

p2 <- ggplot(df_plot) +
  scale_shape_manual(values = c(1,19)) +
  scale_size_manual(values = c(1,2,4)) +
  scale_color_manual(values = c("#1b9e77", "#d95f02", "#7570b3")) +
  geom_point(aes(x = a_bar, y = rs1, color = cm_gt_ci, 
    shape = maturation_age, size = m1_F)) +
  labs(
    x = "Age (days) at 50% allocation to R pool", 
    y = "Age-dependent transition to reserve allocation, r",
    shape = "Age at\nmaturity (y)",
    color = "Size\nscaling",
    size = "Length-dependent\nvulnerability, zP"
  ) + 
  theme_bw() + 
  theme(
    panel.grid.major = element_blank(), 
    panel.grid.minor = element_blank()
  )

plot_grid(p1, p2, labels = c("A", "B"), rel_widths = c(1, 1.6))
## ---- chunk 28
# Methods based
scenMort <- c(1, 10:13) # scenarios where only mortality changes
# Add scenarios 10:13 with change in m_min

# Plot base scenario (Eq, 3a)
plot(
  x = dayPredatorLength[1,-1,scenMort[1]], 
  y = natmortality[1,-1,scenMort[1]], 
  type = 'l', ylim = c(0, 0.01), 
  xlab = "Length, m", ylab = "Daily mortality")

# add scenarios: 
# only plots first year: extend to 10 years and look for convergence
for (i in 2:length(scenMort)) {
  points(
    x = dayPredatorLength[1,-1,scenMort[i]],
    y = natmortality[1,-1,scenMort[i]], 
    type = 'l',col = 'red')
}
## ---- chunk 29
#to calcualte average generation time we need to do sum(survX * reprX * X)

#reset back to original values, as some plots used smaller ranges
max_age_years = 20


upperTerm <- array(data=0,c(max_age_years, nscen_used))

for (b in 1:nscen_used) {
for (i in 1:max_age_years) {
  upperTerm[i, b] <- daySurvival[i, 365, b] * yearSpawn[i,b] * i
  
}
}


upperTermSc <- apply(upperTerm, 2, sum)
v_LifetimeFitness
Gen_sc <- upperTermSc/v_LifetimeFitness

popGrRate <- log(v_LifetimeFitness)/Gen_sc

scen_used$r0 <- popGrRate
goodOnes <- c(4, 14, 15, 16, 17, 18, 19, 28, 29, 32)

plot(scen_used$Sc_new, scen_used$r0, xlab ="Scenario number", ylab = "Population growth rate, r0")
points(scen_used$Sc_new[goodOnes], scen_used$r0[goodOnes], pch = 19, col = 'red')

abline(h= scen_used$r0[1])
abline(v = c(13.5, 16.5, 26.5, 33.5), lty =2)


